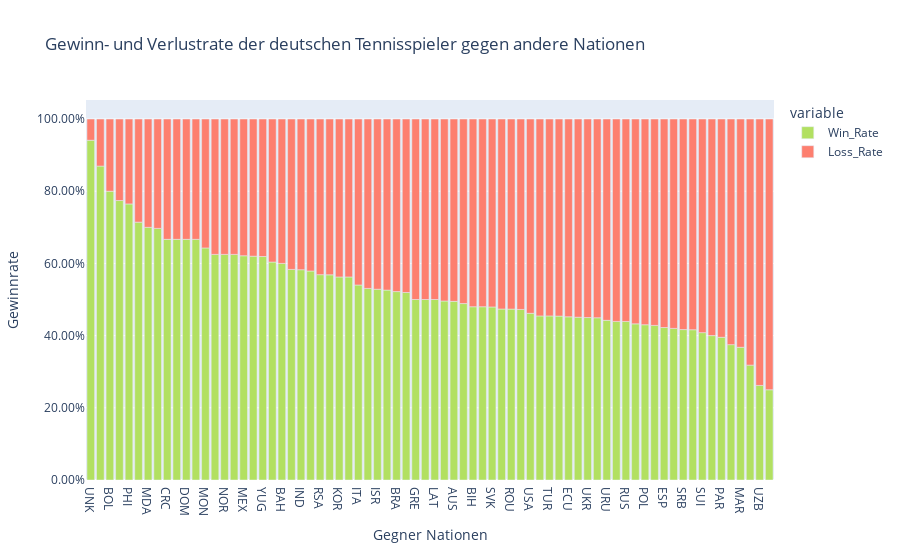

The notebook cell this image was saved under:
### Code cell
# plot win_loss_rate, sorted by win_rate using plotly.express
fig = px.bar(performance.sort_values('Win_Rate', ascending=False), 
             y=['Win_Rate', 'Loss_Rate'], 
             title='Gewinn- und Verlustrate der deutschen Tennisspieler gegen andere Nationen',
             hover_data=['Siege', 'Niederlagen'],
             color_discrete_sequence=["#b2e061", "#fd7f6f"])


fig.update_yaxes(tickformat=".2%")
fig.update_yaxes(title='Gewinnrate')
fig.update_xaxes(title='Gegner Nationen')
fig.show()

### Figure 1 — Plotly figure (JSON) as saved in the notebook; plotly's stock layout.template omitted (floating-point values rounded to 4 significant figures; data arrays with more than 128 entries replaced by an {"elided": "..."} marker saying what was removed)
{"data": [{"alignmentgroup": "True", "customdata": {"elided": "72x2 int values"}, "hovertemplate": "variable=Win_Rate<br>index=%{x}<br>value=%{y}<br>Siege=%{customdata[0]}<br>Niederlagen=%{customdata[1]}<extra></extra>", "legendgroup": "Win_Rate", "marker": {"color": "#b2e061", "pattern": {"shape": ""}}, "name": "Win_Rate", "offsetgroup": "Win_Rate", "orientation": "v", "showlegend": true, "textposition": "auto", "type": "bar", "x": ["UNK", "VEN", "BOL", "TPE", "PHI", "CHN", "MDA", "THA", "CRC", "TUN", "DOM", "SLO", "MON", "DEN", "NOR", "ARM", "MEX", "POR", "YUG", "BLR", "BAH", "KAZ", "IND", "COL", "RSA", "JPN", "KOR", "EGY", "ITA", "BEL", "ISR", "CAN", "BRA", "AUT", "GRE", "GER", "LAT", "HUN", "AUS", "FRA", "BIH", "GEO", "SVK", "LUX", "ROU", "NED", "USA", "GBR", "TUR", "SWE", "ECU", "FIN", "UKR", "CZE", "URU", "NZL", "RUS", "CRO", "POL", "ARG", "ESP", "PER", "SRB", "CHI", "SUI", "BUL", "PAR", "ZIM", "MAR", "LTU", "UZB", "CYP"], "xaxis": "x", "y": [0.9412, 0.8696, 0.8, 0.7742, 0.7647, 0.7143, 0.7, 0.697, 0.6667, 0.6667, 0.6667, 0.6667, 0.6429, 0.625, 0.625, 0.625, 0.6212, 0.62, 0.619, 0.6038, 0.6, 0.5833, 0.5825, 0.5789, 0.5688, 0.5683, 0.5625, 0.5625, 0.5402, 0.5307, 0.5285, 0.526, 0.5219, 0.5194, 0.5, 0.5, 0.5, 0.4959, 0.4949, 0.4887, 0.48, 0.48, 0.4794, 0.4737, 0.4735, 0.4725, 0.4618, 0.4545, 0.4545, 0.454, 0.4521, 0.451, 0.45, 0.4494, 0.4423, 0.4394, 0.4392, 0.4325, 0.4301, 0.4282, 0.4224, 0.42, 0.4167, 0.4163, 0.4082, 0.4, 0.3953, 0.375, 0.3676, 0.3182, 0.2619, 0.25], "yaxis": "y"}, {"alignmentgroup": "True", "customdata": {"elided": "72x2 int values"}, "hovertemplate": "variable=Loss_Rate<br>index=%{x}<br>value=%{y}<br>Siege=%{customdata[0]}<br>Niederlagen=%{customdata[1]}<extra></extra>", "legendgroup": "Loss_Rate", "marker": {"color": "#fd7f6f", "pattern": {"shape": ""}}, "name": "Loss_Rate", "offsetgroup": "Loss_Rate", "orientation": "v", "showlegend": true, "textposition": "auto", "type": "bar", "x": ["UNK", "VEN", "BOL", "TPE", "PHI", "CHN", "MDA", "THA", "CRC", "TUN", "DOM", "SLO", "MON", "DEN", "NOR", "ARM", "MEX", "POR", "YUG", "BLR", "BAH", "KAZ", "IND", "COL", "RSA", "JPN", "KOR", "EGY", "ITA", "BEL", "ISR", "CAN", "BRA", "AUT", "GRE", "GER", "LAT", "HUN", "AUS", "FRA", "BIH", "GEO", "SVK", "LUX", "ROU", "NED", "USA", "GBR", "TUR", "SWE", "ECU", "FIN", "UKR", "CZE", "URU", "NZL", "RUS", "CRO", "POL", "ARG", "ESP", "PER", "SRB", "CHI", "SUI", "BUL", "PAR", "ZIM", "MAR", "LTU", "UZB", "CYP"], "xaxis": "x", "y": [0.05882, 0.1304, 0.2, 0.2258, 0.2353, 0.2857, 0.3, 0.303, 0.3333, 0.3333, 0.3333, 0.3333, 0.3571, 0.375, 0.375, 0.375, 0.3788, 0.38, 0.381, 0.3962, 0.4, 0.4167, 0.4175, 0.4211, 0.4312, 0.4317, 0.4375, 0.4375, 0.4598, 0.4693, 0.4715, 0.474, 0.4781, 0.4806, 0.5, 0.5, 0.5, 0.5041, 0.5051, 0.5113, 0.52, 0.52, 0.5206, 0.5263, 0.5265, 0.5275, 0.5382, 0.5455, 0.5455, 0.546, 0.5479, 0.549, 0.55, 0.5506, 0.5577, 0.5606, 0.5608, 0.5675, 0.5699, 0.5718, 0.5776, 0.58, 0.5833, 0.5837, 0.5918, 0.6, 0.6047, 0.625, 0.6324, 0.6818, 0.7381, 0.75], "yaxis": "y"}], "layout": {"barmode": "relative", "legend": {"title": {"text": "variable"}, "tracegroupgap": 0}, "title": {"text": "Gewinn- und Verlustrate der deutschen Tennisspieler gegen andere Nationen"}, "xaxis": {"anchor": "y", "domain": [0, 1], "title": {"text": "Gegner Nationen"}}, "yaxis": {"anchor": "x", "domain": [0, 1], "tickformat": ".2%", "title": {"text": "Gewinnrate"}}}}
